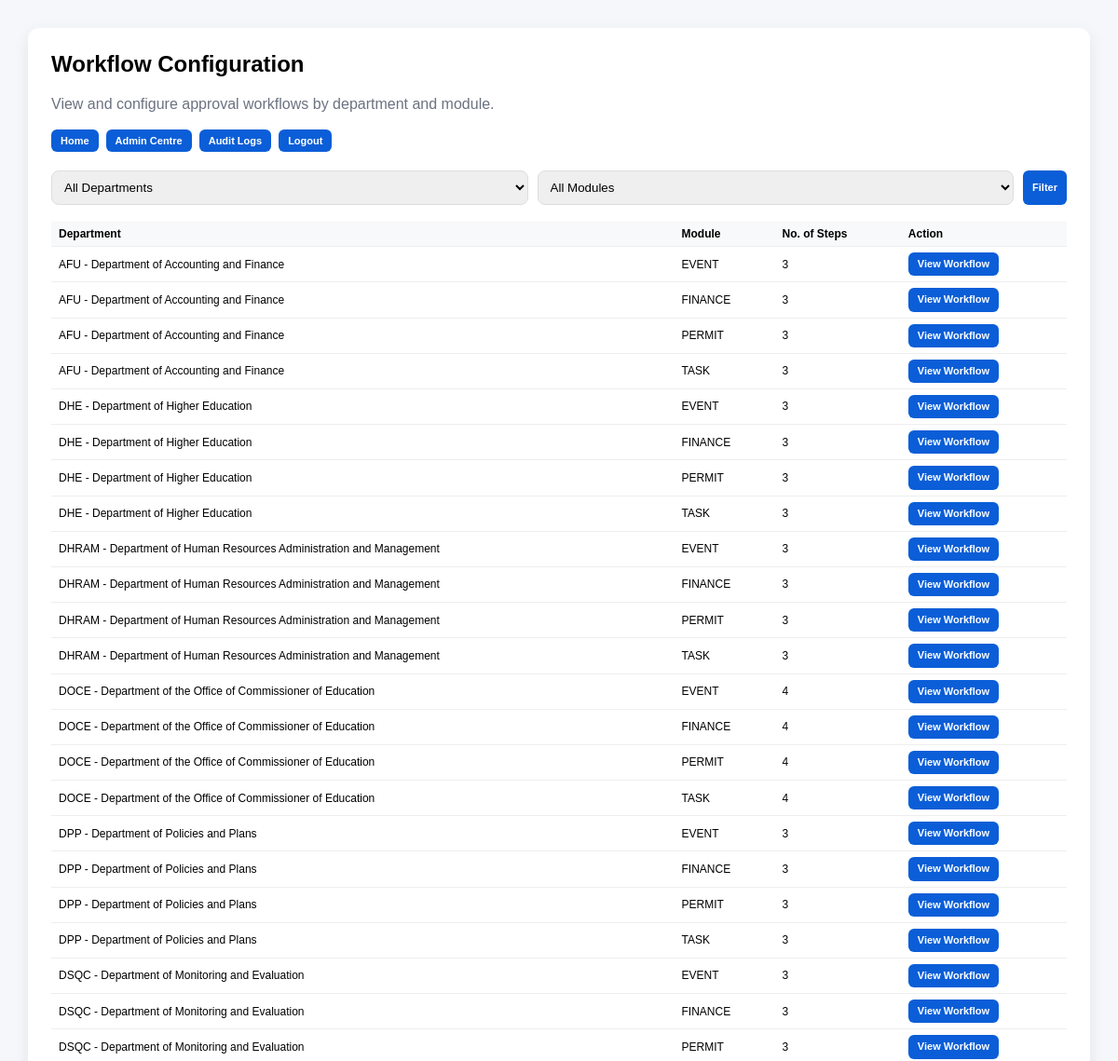
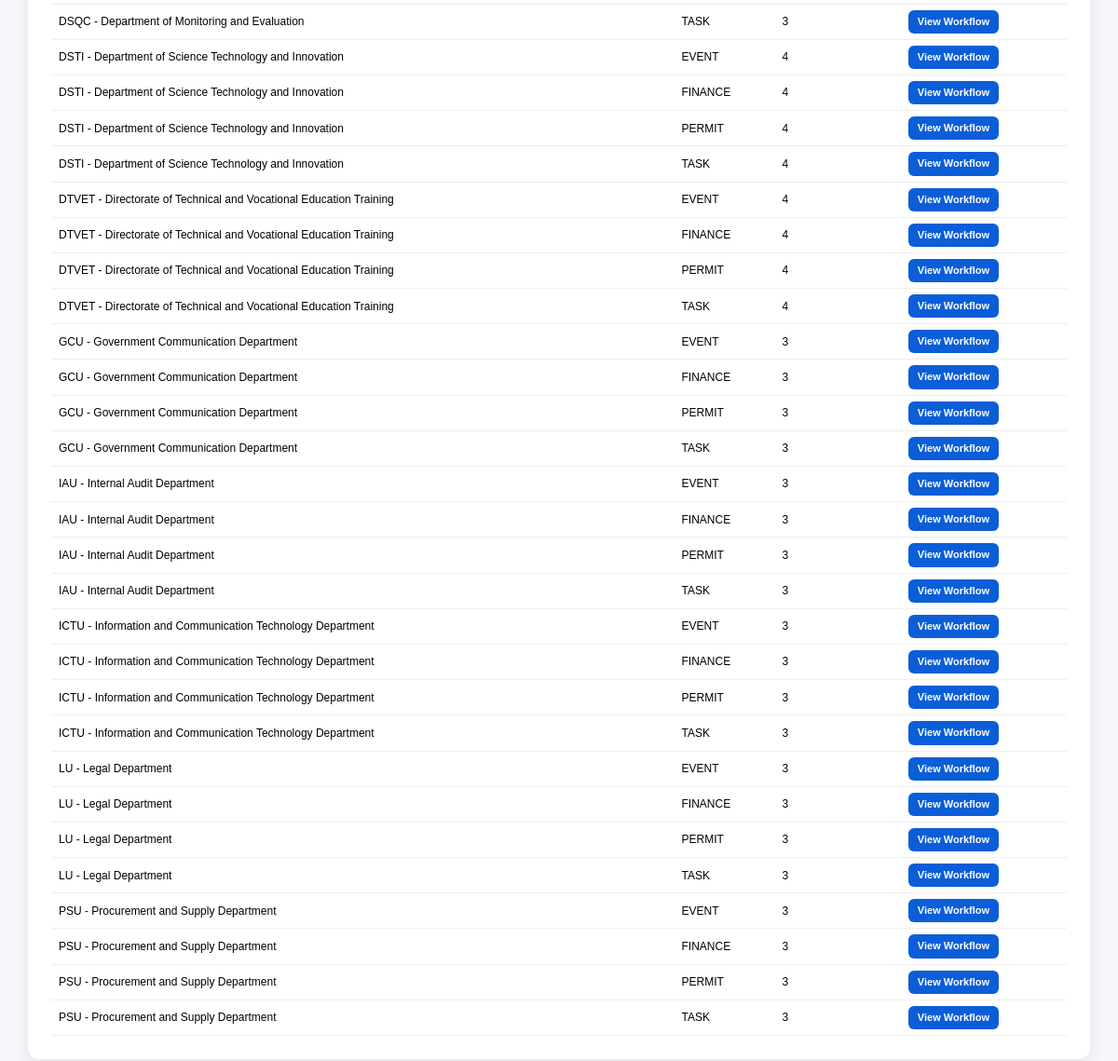
The page /workflow/ (signed in) on the database its author committed (2 pictures, top to bottom).
### permits/models.py (models this page shows, shortened)
class Department(models.Model):
    name = models.CharField(max_length=200, unique=True)
    code = models.CharField(max_length=20, unique=True)
    has_units = models.BooleanField(default=False)
    is_active = models.BooleanField(default=True)
    class Meta:
        ordering = ["code"]

### workflow/views.py (the view)
# urls.py: path("", views.workflow_list, name="workflow_list"),
@login_required
def workflow_list(request):
    if not _is_admin(request.user):
        return HttpResponseForbidden("Not allowed.")
    department_id = request.GET.get("department", "")
    module_code = request.GET.get("module", "")
    workflows = DepartmentApprovalWorkflow.objects.select_related(
        "department"
    ).values(
        "department_id",
        "department__code",
        "department__name",
        "module",
    ).annotate(
        step_count=Count("id")
    ).order_by("department__code", "module")
    if department_id:
        workflows = workflows.filter(department_id=department_id)
    if module_code:
        workflows = workflows.filter(module=module_code)
    return render(request, "workflow/workflow_configuration_list.html", {
        "workflows": workflows,
        "departments": Department.objects.filter(is_active=True).order_by("code"),
        "modules": SystemModule.objects.filter(is_active=True).order_by("code"),
        "selected_department": department_id,
        "selected_module": module_code,
    })

### workflow/views.py (called while the page is built)
def _is_admin(user):
    if user.is_superuser:
        return True
    profile = getattr(user, "profile", None)
    return bool(profile and profile.role == "ADMIN")

### workflow/templates/workflow/workflow_configuration_list.html (shortened to what this page needs)
<!DOCTYPE html>
<html>
<head>
</head>
<body>
<div class="card">
    <h2>Workflow Configuration</h2>
    <div class="subtitle">View and configure approval workflows by department and module.</div>
    <div class="menu">
        <a href="{% url 'system_home' %}">Home</a>
        <a href="{% url 'admin_dashboard' %}">Admin Centre</a>
        <a href="{% url 'audit_log_list' %}">Audit Logs</a>
        <a href="{% url 'logout' %}" class="btn-secondary">Logout</a>
    </div>
    <form method="get" class="filters">
        <select name="department">
            <option value="">All Departments</option>
        </select>
        <select name="module">
            <option value="">All Modules</option>
        </select>
        <button type="submit" class="btn">Filter</button>
    </form>
    <table>
        <thead>
            <tr>
                <th>Department</th>
                <th>Module</th>
                <th>No. of Steps</th>
                <th>Action</th>
            </tr>
        </thead>
        <tbody>
            {% for w in workflows %}
            <tr>
                <td>{{ w.department__code }} - {{ w.department__name }}</td>
                <td>{{ w.module }}</td>
                <td>{{ w.step_count }}</td>
                <td>
                    <a class="btn" href="{% url 'workflow_details' w.department_id w.module %}">View Workflow</a>
                </td>
            </tr>
            {% empty %}
            <tr>
                <td colspan="4">No workflow configurations found.</td>
            </tr>
            {% endfor %}
        </tbody>
    </table>
</div>
</body>
</html>

### workflow/templates/workflow/workflow_configuration_list.html (style rules this page uses)
body { font-family:Arial,sans-serif;background:#f5f7fb;padding:30px;margin:0 }
.card { background:white;max-width:1200px;margin:auto;padding:25px;border-radius:12px;box-shadow:0 6px 18px rgba(0,0,0,.08) }
h2 { margin-top:0 }
.subtitle { color:#6b7280;margin-bottom:18px }
.menu { display:flex;gap:8px;flex-wrap:wrap;margin-bottom:20px }
.menu a,.btn { display:inline-block;padding:6px 10px;background:#0b5ed7;color:white;text-decoration:none;border-radius:6px;border:none;font-weight:700;font-size:11px }
.btn-secondary { background:#6c757d }
.filters { display:grid;grid-template-columns:1fr 1fr auto;gap:10px;margin-bottom:18px }
select { padding:9px;border:1px solid #ddd;border-radius:8px;width:100%;box-sizing:border-box }
table { width:100%;border-collapse:collapse;font-size:12px }
th,td { padding:6px 8px;border-bottom:1px solid #eee;text-align:left;line-height:1.2 }
th { background:#f8f9fa;font-size:12px }

### rows shown on the page
Department: department__code "AFU", department__name "Department of Accounting and Finance", module "EVENT", step_count "3", module "FINANCE", module "PERMIT", module "TASK"
Department: department__code "DHE", department__name "Department of Higher Education", module "EVENT", step_count "3", module "FINANCE", module "PERMIT", module "TASK"
Department: department__code "DHRAM", department__name "Department of Human Resources Administration and Management", module "EVENT", step_count "3", module "FINANCE", module "PERMIT", module "TASK"
Department: department__code "DOCE", department__name "Department of the Office of Commissioner of Education", module "EVENT", step_count "4", module "FINANCE", module "PERMIT", module "TASK"
Department: department__code "DPP", department__name "Department of Policies and Plans", module "EVENT", step_count "3", module "FINANCE", module "PERMIT", module "TASK"
Department: department__code "DSQC", department__name "Department of Monitoring and Evaluation", module "EVENT", step_count "3", module "FINANCE", module "PERMIT", module "TASK"
Department: department__code "DSTI", department__name "Department of Science Technology and Innovation", module "EVENT", step_count "4", module "FINANCE", module "PERMIT", module "TASK"
Department: department__code "DTVET", department__name "Directorate of Technical and Vocational Education Training", module "EVENT", step_count "4", module "FINANCE", module "PERMIT", module "TASK"
Department: department__code "GCU", department__name "Government Communication Department", module "EVENT", step_count "3", module "FINANCE", module "PERMIT", module "TASK"
Department: department__code "IAU", department__name "Internal Audit Department", module "EVENT", step_count "3", module "FINANCE", module "PERMIT", module "TASK"
Department: department__code "ICTU", department__name "Information and Communication Technology Department", module "EVENT", step_count "3", module "FINANCE", module "PERMIT", module "TASK"
Department: department__code "PSU", department__name "Procurement and Supply Department", module "EVENT", step_count "3", module "FINANCE", module "PERMIT", module "TASK"

### other values the page prints
{{ w.department__code }} "LU" "LU" "LU" "LU"
{{ w.department__name }} "Legal Department" "Legal Department" "Legal Department" "Legal Department"
{{ w.module }} "EVENT" "FINANCE" "PERMIT" "TASK"
{{ w.step_count }} "3" "3" "3" "3"
